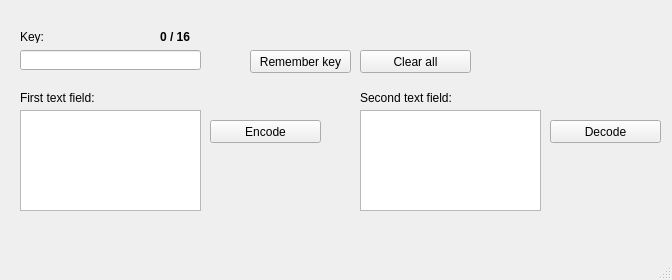
<?xml version="1.0" encoding="UTF-8"?>
<ui version="4.0">
 <class>MainWindow</class>
 <widget class="QMainWindow" name="MainWindow">
  <property name="geometry">
   <rect>
    <x>0</x>
    <y>0</y>
    <width>672</width>
    <height>280</height>
   </rect>
  </property>
  <property name="minimumSize">
   <size>
    <width>672</width>
    <height>280</height>
   </size>
  </property>
  <property name="maximumSize">
   <size>
    <width>672</width>
    <height>280</height>
   </size>
  </property>
  <property name="windowTitle">
   <string>AES (Lapunov)</string>
  </property>
  <widget class="QWidget" name="centralwidget">
   <widget class="QPlainTextEdit" name="firstTextField">
    <property name="geometry">
     <rect>
      <x>20</x>
      <y>110</y>
      <width>181</width>
      <height>101</height>
     </rect>
    </property>
   </widget>
   <widget class="QLineEdit" name="keyLine">
    <property name="geometry">
     <rect>
      <x>20</x>
      <y>50</y>
      <width>181</width>
      <height>20</height>
     </rect>
    </property>
    <property name="maxLength">
     <number>16</number>
    </property>
   </widget>
   <widget class="QLabel" name="keyLabel">
    <property name="geometry">
     <rect>
      <x>20</x>
      <y>30</y>
      <width>47</width>
      <height>13</height>
     </rect>
    </property>
    <property name="text">
     <string>Key:</string>
    </property>
   </widget>
   <widget class="QPushButton" name="rememberKeyButton">
    <property name="geometry">
     <rect>
      <x>250</x>
      <y>50</y>
      <width>101</width>
      <height>23</height>
     </rect>
    </property>
    <property name="text">
     <string>Remember key</string>
    </property>
   </widget>
   <widget class="QPushButton" name="clearAllButton">
    <property name="geometry">
     <rect>
      <x>360</x>
      <y>50</y>
      <width>111</width>
      <height>23</height>
     </rect>
    </property>
    <property name="text">
     <string>Clear all</string>
    </property>
   </widget>
   <widget class="QLabel" name="firstTextFieldLabel">
    <property name="geometry">
     <rect>
      <x>20</x>
      <y>90</y>
      <width>91</width>
      <height>16</height>
     </rect>
    </property>
    <property name="text">
     <string>First text field:</string>
    </property>
   </widget>
   <widget class="QPushButton" name="encodeButton">
    <property name="geometry">
     <rect>
      <x>210</x>
      <y>120</y>
      <width>111</width>
      <height>23</height>
     </rect>
    </property>
    <property name="text">
     <string>Encode</string>
    </property>
   </widget>
   <widget class="QPushButton" name="decodeButton">
    <property name="geometry">
     <rect>
      <x>550</x>
      <y>120</y>
      <width>111</width>
      <height>23</height>
     </rect>
    </property>
    <property name="text">
     <string>Decode</string>
    </property>
   </widget>
   <widget class="QLabel" name="secondTextFieldLabel">
    <property name="geometry">
     <rect>
      <x>360</x>
      <y>90</y>
      <width>91</width>
      <height>16</height>
     </rect>
    </property>
    <property name="text">
     <string>Second text field:</string>
    </property>
   </widget>
   <widget class="QPlainTextEdit" name="secondTextField">
    <property name="geometry">
     <rect>
      <x>360</x>
      <y>110</y>
      <width>181</width>
      <height>101</height>
     </rect>
    </property>
   </widget>
   <widget class="QLabel" name="keyCountLabel">
    <property name="geometry">
     <rect>
      <x>160</x>
      <y>30</y>
      <width>47</width>
      <height>13</height>
     </rect>
    </property>
    <property name="font">
     <font>
      <weight>75</weight>
      <bold>true</bold>
     </font>
    </property>
    <property name="text">
     <string>0 / 16</string>
    </property>
   </widget>
  </widget>
  <widget class="QMenuBar" name="menubar">
   <property name="geometry">
    <rect>
     <x>0</x>
     <y>0</y>
     <width>672</width>
     <height>21</height>
    </rect>
   </property>
  </widget>
  <widget class="QStatusBar" name="statusbar"/>
 </widget>
 <resources/>
 <connections>
  <connection>
   <sender>keyLine</sender>
   <signal>textChanged(QString)</signal>
   <receiver>MainWindow</receiver>
   <slot>reactToKeyLength()</slot>
   <hints>
    <hint type="sourcelabel">
     <x>125</x>
     <y>80</y>
    </hint>
    <hint type="destinationlabel">
     <x>335</x>
     <y>139</y>
    </hint>
   </hints>
  </connection>
  <connection>
   <sender>rememberKeyButton</sender>
   <signal>clicked()</signal>
   <receiver>MainWindow</receiver>
   <slot>rememberKey()</slot>
   <hints>
    <hint type="sourcelabel">
     <x>300</x>
     <y>82</y>
    </hint>
    <hint type="destinationlabel">
     <x>335</x>
     <y>139</y>
    </hint>
   </hints>
  </connection>
  <connection>
   <sender>clearAllButton</sender>
   <signal>clicked()</signal>
   <receiver>MainWindow</receiver>
   <slot>clearAll()</slot>
   <hints>
    <hint type="sourcelabel">
     <x>415</x>
     <y>82</y>
    </hint>
    <hint type="destinationlabel">
     <x>335</x>
     <y>139</y>
    </hint>
   </hints>
  </connection>
  <connection>
   <sender>encodeButton</sender>
   <signal>clicked()</signal>
   <receiver>MainWindow</receiver>
   <slot>encode()</slot>
   <hints>
    <hint type="sourcelabel">
     <x>265</x>
     <y>152</y>
    </hint>
    <hint type="destinationlabel">
     <x>335</x>
     <y>139</y>
    </hint>
   </hints>
  </connection>
  <connection>
   <sender>decodeButton</sender>
   <signal>clicked()</signal>
   <receiver>MainWindow</receiver>
   <slot>decode()</slot>
   <hints>
    <hint type="sourcelabel">
     <x>605</x>
     <y>152</y>
    </hint>
    <hint type="destinationlabel">
     <x>335</x>
     <y>139</y>
    </hint>
   </hints>
  </connection>
 </connections>
 <slots>
  <slot>reactToKeyLength()</slot>
  <slot>rememberKey()</slot>
  <slot>clearAll()</slot>
  <slot>encode()</slot>
  <slot>decode()</slot>
 </slots>
</ui>
